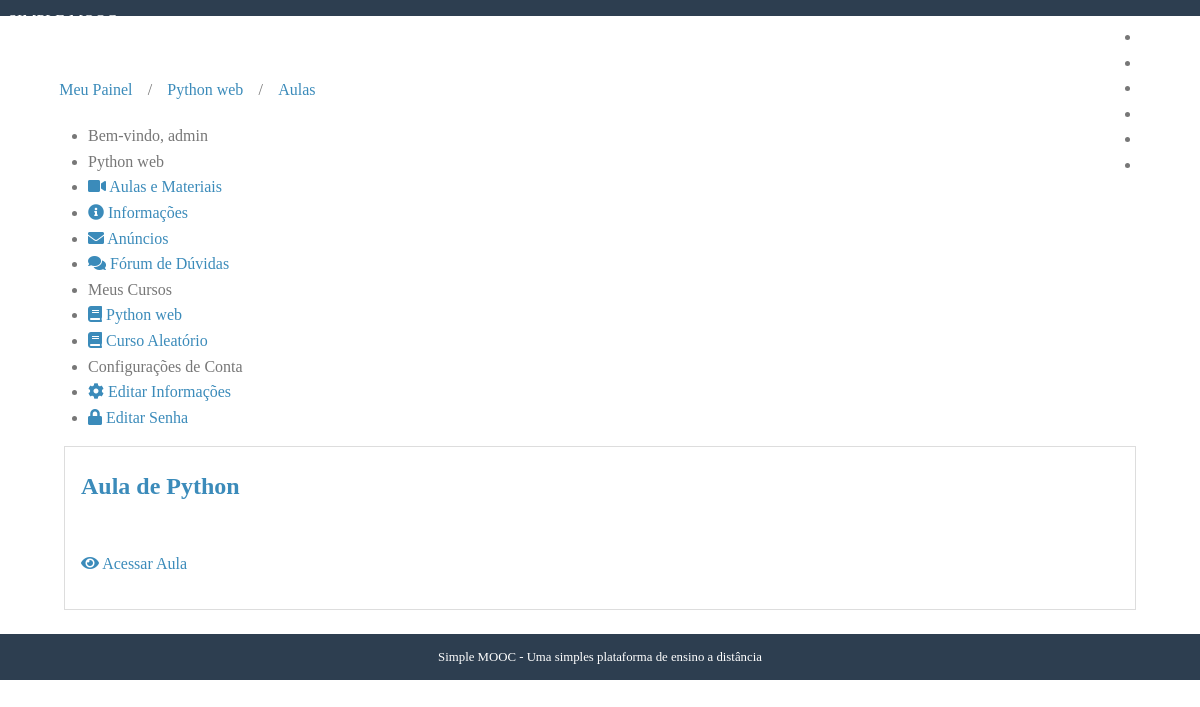
The page /cursos/python-web/aulas/ (signed in) on the database as committed earlier.
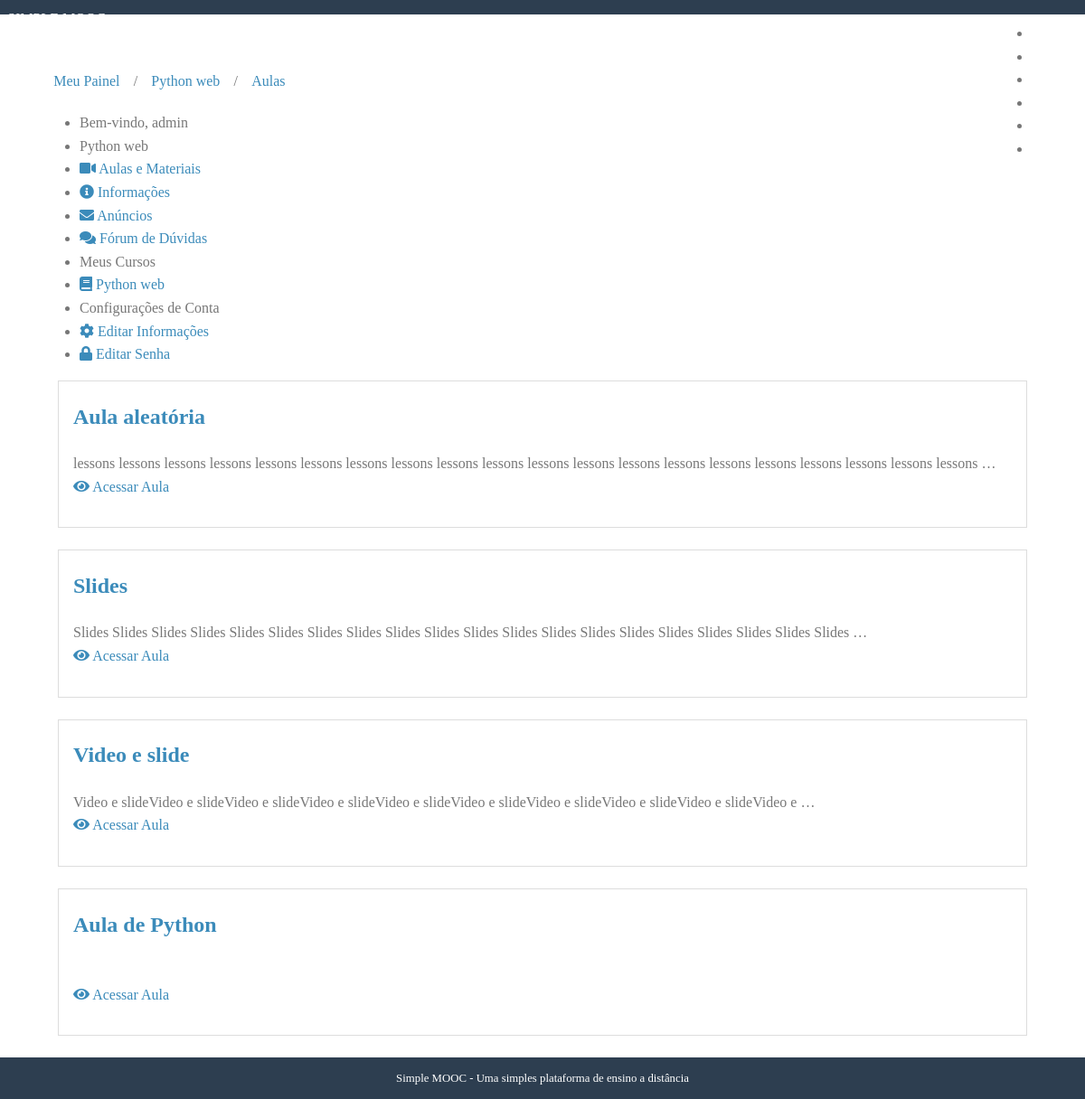
The same page on the database as committed later.
### courses/models.py (models this page shows, shortened)
class Enrollment(models.Model):
    STATUS_CHOICES = (
        (0, 'Pendente'),
        (1, 'Aprovado'),
        (2, 'Cancelado')
    )
    user = models.ForeignKey(
        settings.AUTH_USER_MODEL, verbose_name='Usuário',
        related_name='enrollments', on_delete=models.CASCADE,
    )
    course = models.ForeignKey(
        Course, verbose_name='Curso',
        related_name='enrollments', on_delete=models.CASCADE
    )
    status = models.IntegerField('Situação', choices=STATUS_CHOICES,
        default = 0,
        blank = True,
    )
    created_at = models.DateTimeField('Criado em', auto_now_add=True)
    updated_at = models.DateTimeField('Atualizado em', auto_now=True)
    class Meta:
        verbose_name = 'Inscrição'
        verbose_name_plural = 'Incrições'
        unique_together = (('user', 'course'),)

class Course(models.Model):
    name = models.CharField('Nome', max_length=100)
    slug = models.SlugField('Atalho')
    description = models.TextField('Descrição', blank=True)
    about = models.TextField('Sobre o curso', blank = True)
    start_date = models.DateField(
        'Data de inicio', null=True, blank=True
    )
    image = models.ImageField(
        upload_to='courses/images', verbose_name='Imagem',
        null=True, blank=True
    )
    created_at = models.DateField(
        'Criado em', auto_now_add=True
    )
    updated_at = models.DateField(
        'Atualizado em', auto_now = True
    )
    objects = CourseManager()
    def __str__(self):
        return self.name
    def release_lessons(self):
        today = timezone.now().date()
        return self.lessons.filter(release_date__gte = today)
    class Meta:
        verbose_name = 'Curso'
        verbose_name_plural = 'Cursos'
        ordering = ['name']

class Lesson(models.Model):
    name =models.CharField('Nome', max_length=100)
    description = models.TextField('Descrição', blank=True)
    number = models.IntegerField('Número(ordem)', blank=True, default=0)
    release_date = models.DateField('Data de Liberação', blank=True, null=True)
    created_at = models.DateTimeField('Criado em', auto_now_add=True)
    updated_at = models.DateTimeField('Atualizado em', auto_now=True)
    course = models.ForeignKey(Course, verbose_name='Curso', related_name='lessons', on_delete = models.CASCADE)
    def __str__(self):
        return self.name
    class Meta:
        verbose_name = 'Aula'
        verbose_name_plural = 'Aulas'
        ordering = ['number']

### courses/decorators.py (the view, shortened to what this page needs)
    def _wrapper(request, *args, **kwargs):
        slug = kwargs['slug']
        course = get_object_or_404(Course, slug=slug)
        has_permission = request.user.is_staff
        if not has_permission:
            messages.error(request, message)
            return redirect('accounts:dashboard')
        request.course = course
        return view_func(request, *args, **kwargs)

### accounts/models.py (called while the page is built)
    def __str__(self):
        return self.name or self.username

### accounts/templatetags/courses_tags.py (called while the page is built)
@register.simple_tag
def load_my_courses(user):
    return Enrollment.objects.filter(user=user)

### courses/views.py (called while the page is built)
@login_required
@enrollment_required
def lessons(request, slug):
    course = request.course
    template = 'courses/lessons.html'
    lessons = course.release_lessons()
    if request.user.is_staff:
        lessons = course.lessons.all()
    context = {
        'course': course,
        'lessons': lessons,
    }
    return render(request, template, context)

### courses/templates/courses/lessons.html
{% extends "courses/course_dashboard.html" %}
{% block breadcrumb %}
    {{ block.super }}
    <li>/</li>
    <li>
        <a href="{% url 'courses:lessons' course.slug %}">Aulas</a>
    </li>
{% endblock breadcrumb %}
{% block dashboard_content %}
    {% for lesson in lessons %}
        <div class="well">
            <h2>
                <a href="{% url 'courses:lesson' course.slug lesson.pk %}">{{ lesson }}</a>
            </h2>
            <p>
                {{ lesson.description|truncatewords:'20' }}
                <br/>
                <a href="{% url 'courses:lesson' course.slug lesson.pk %}" title="">
                    <i class="fa fa-eye"></i>
                    Acessar Aula
                </a>
            </p>
        </div>
    {% empty %}
    <div class="well">
        <h2>
            Nenhuma aula disponível.
        </h2>
    </div>
    {% endfor %}
{% endblock dashboard_content %}

### accounts/templates/accounts/dashboard.html (shortened to what this page needs)
{% extends 'base.html' %}
{% load courses_tags %}
{% block content %}
    {% load_my_courses user as enrollments %}
    <div class="pure-g-r content-ribbon">
        <div class="pure-u-1">
            <ul class="breadcrumb">
                {% block breadcrumb %}
                    <li>
                        <a href="{% url 'accounts:dashboard' %}">Meu Painel</a></li>
                {% endblock breadcrumb %}
            </ul>
        </div>
        <div class=" pure-u-1-3"="pure-u-1-3"">
                            <div class="pure-menu pure-menu-open">
                                <ul>
                                    <li class="pure-menu-heading">
                                        Bem-vindo,
                                        {{ user }}
                                    </li>
                                    {% block menu_options %}
                                        <li class="pure-menu-heading">Meus Cursos</a>
                                        {% for enrollment in enrollments %}
                                            <li>
                                                <a href="{% url 'courses:announcements' enrollment.course.slug %}">
                                                    <i class="fas fa-book"></i>
                                                    {{ enrollment.course }}
                                                </a>
                                            </li>
                                            {% empty %}
                                            <li>Nenhum curso encontrado</li>
                                        {% endfor %}
                                        <li class="pure-menu-heading">Configurações de Conta</li>
                                        <li>
                                            <a href="{% url 'accounts:edit' %}">
                                                <i class="fas fa-cog"></i>
                                                Editar Informações
                                            </a>
                                        </li>
                                        <li>
                                            <a href="{% url 'accounts:edit_password' %}">
                                                <i class="fas fa-lock"></i>
                                                Editar Senha
                                            </a>
                                        </li>
                                    {% endblock menu_options %}
                                </ul>
                            </div>
                        </div>
                        <div class="pure-u-2-3">
                            <div class="inner">
                                {% block dashboard_content %}{% endblock dashboard_content %}
                            </div>
                        </div>
                    </div>
                {% endblock content %}

Rows that differ between the two databases and show on the page:
removed Enrollment: course "Curso Aleatório"
added Lesson: name "Aula aleatória", description "lessons lessons lessons lessons lessons lessons lessons lessons lessons lessons lessons lessons lessons lessons lessons lessons lessons lessons lessons lessons …"
added Lesson: name "Slides", description "Slides Slides Slides Slides Slides Slides Slides Slides Slides Slides Slides Slides Slides Slides Slides Slides Slides Slides Slides Slides …"
added Lesson: name "Video e slide", description "Video e slideVideo e slideVideo e slideVideo e slideVideo e slideVideo e slideVideo e slideVideo e slideVideo e slideVideo e …"
